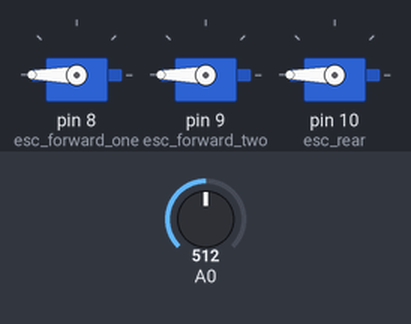
Simulated run of this sketch. Board: Arduino Uno, built with avr-gcc and run on an emulated ATmega328P. On the bench: 3 × servo. The inputs (shaded band) are chosen by the test bench; at power-on: A0 = 512.

Above: at 1.2 s.
1.3 s: A0 set to 0
At 1.7 s:
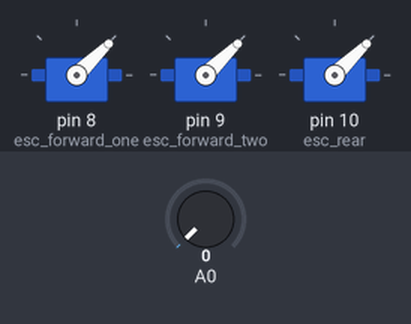
2.8 s: A0 set to 122
At 4.0 s:
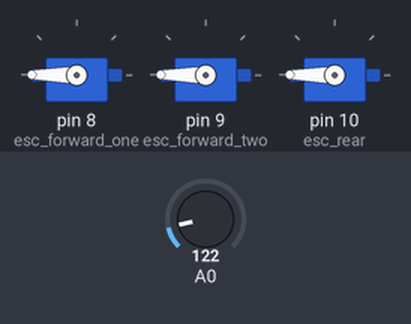
Timing chart, 0 to 5.8 s (numbered marks = the images above; inputs shaded):
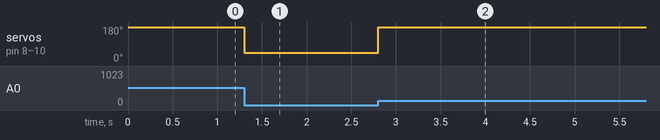

The sketch:

rotor-starter.ino
```cpp
#include<Servo.h>

Servo esc_forward_one;
Servo esc_forward_two;
Servo esc_rear;

void setup() {
  // connecting all Electronic Speed Controllers to receive signals from the pins
  esc_forward_one.attach(8);
  esc_forward_two.attach(9);
  esc_rear.attach(10);

  // add the delays to all inputs
  esc_forward_one.writeMicroseconds(10000);
  esc_forward_two.writeMicroseconds(10000);
  esc_rear.writeMicroseconds(10000);

  // start
  Serial.begin(9600);
}

void loop() {
  int val;
  val = analogRead(A0);
  val = map(val, 0, 1023, 1000, 20000);
  esc_forward_one.writeMicroseconds(val);
  esc_forward_two.writeMicroseconds(val);
  esc_rear.writeMicroseconds(val);
}
```

Measured:
- after the input at 1.3 s, servo on pin 8 (esc_forward_one), servo on pin 9 (esc_forward_two), servo on pin 10 (esc_rear): 180° → 44° at once
- after the input at 2.8 s, servo on pin 8 (esc_forward_one), servo on pin 9 (esc_forward_two), servo on pin 10 (esc_rear): 44° → 180° at once
